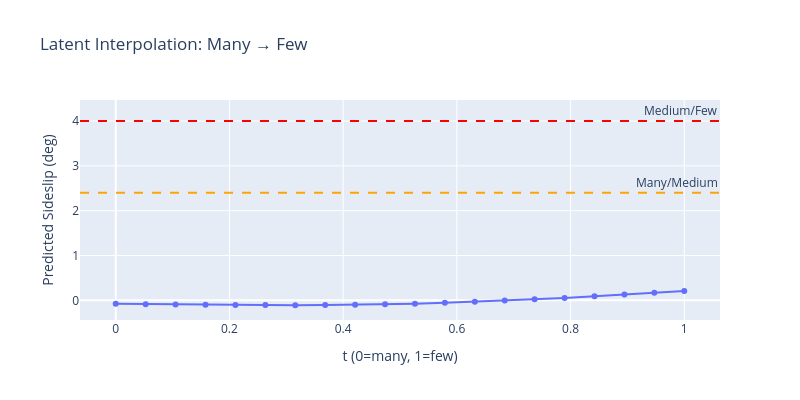

Notebook cell for this chart:
### Markdown cell above
## 6. Interpolation Analysis

### Code cell
# Get band centroids
z_few_centroid = z_few.mean(dim=0)
z_medium_centroid = z_medium.mean(dim=0)
z_many_centroid = z_many.mean(dim=0)

# Interpolate many -> few
n_steps = 20
t_values = np.linspace(0, 1, n_steps)
interp_preds = []

for t in t_values:
    z_interp = slerp(z_many_centroid.unsqueeze(0), z_few_centroid.unsqueeze(0), t)
    with torch.no_grad():
        y_pred = vae.predict_from_latent(z_interp.to(device)).cpu().item()
    interp_preds.append(y_pred)

# Plot
fig = go.Figure()
fig.add_trace(go.Scatter(x=t_values, y=interp_preds, mode='lines+markers', name='Prediction'))
fig.add_hline(y=2.4, line_dash='dash', line_color='orange', annotation_text='Many/Medium')
fig.add_hline(y=4.0, line_dash='dash', line_color='red', annotation_text='Medium/Few')
fig.update_layout(title='Latent Interpolation: Many → Few', xaxis_title='t (0=many, 1=few)',
                  yaxis_title='Predicted Sideslip (deg)', width=800, height=400)
fig.show()

### Figure 1 — Plotly figure (JSON) as saved in the notebook; plotly's stock layout.template omitted (floating-point values rounded to 4 significant figures)
{"data": [{"mode": "lines+markers", "name": "Prediction", "type": "scatter", "x": [0.0, 0.05263, 0.1053, 0.1579, 0.2105, 0.2632, 0.3158, 0.3684, 0.4211, 0.4737, 0.5263, 0.5789, 0.6316, 0.6842, 0.7368, 0.7895, 0.8421, 0.8947, 0.9474, 1.0], "y": [-0.07696, -0.08475, -0.09148, -0.09701, -0.1013, -0.1061, -0.1091, -0.1056, -0.09841, -0.08898, -0.07728, -0.0549, -0.03011, -0.004826, 0.02401, 0.05461, 0.09139, 0.1304, 0.1704, 0.211]}], "layout": {"annotations": [{"showarrow": false, "text": "Many/Medium", "x": 1, "xanchor": "right", "xref": "x domain", "y": 2.4, "yanchor": "bottom", "yref": "y"}, {"showarrow": false, "text": "Medium/Few", "x": 1, "xanchor": "right", "xref": "x domain", "y": 4, "yanchor": "bottom", "yref": "y"}], "height": 400, "shapes": [{"line": {"color": "orange", "dash": "dash"}, "type": "line", "x0": 0, "x1": 1, "xref": "x domain", "y0": 2.4, "y1": 2.4, "yref": "y"}, {"line": {"color": "red", "dash": "dash"}, "type": "line", "x0": 0, "x1": 1, "xref": "x domain", "y0": 4, "y1": 4, "yref": "y"}], "title": {"text": "Latent Interpolation: Many → Few"}, "width": 800, "xaxis": {"title": {"text": "t (0=many, 1=few)"}}, "yaxis": {"title": {"text": "Predicted Sideslip (deg)"}}}}
